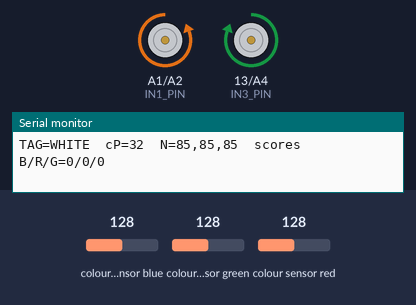
Simulated run of this sketch. Board: Arduino Uno, built with avr-gcc and run on an emulated ATmega328P. Parts: motor-driver pin pairs drawn as motors (green arrow = first pin HIGH = forward, orange = second pin HIGH = backward, longer = more drive, scaled by the enable pin), the last lines printed to the serial monitor. Wiring (inferred from the names in the program): TCS3200 colour sensor: output pin 12; S2 pin 6; S3 pin 7; S0 pin 4; S1 pin 5. Inputs (shaded band) come from the test bench; at power-on: colour sensor blue 128, colour sensor red 128, colour sensor green 128.

Above: at 2.4 s.
2.5 s: colour sensor blue set to 5
4.2 s: colour sensor red set to 133
5.7 s: colour sensor red set to 141
At 6.32 s:
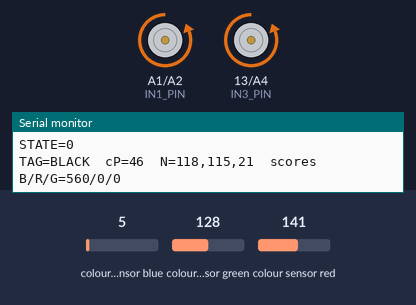
8.7 s: colour sensor green set to 5
At 8.9 s:
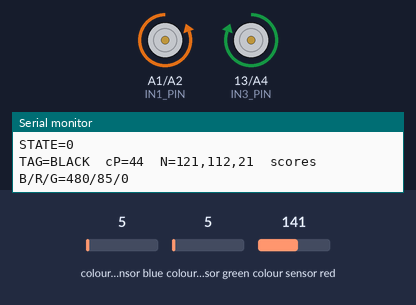
Timing chart, 0 to 11.7 s (numbered marks = the images above; inputs shaded):
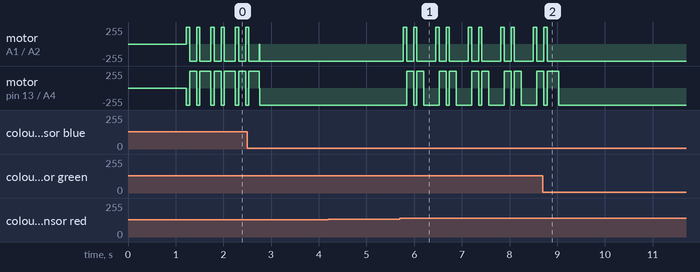

The sketch:

UtraHacks-Bot.ino
```cpp
#include <Arduino.h>

// =======================
// Pin Definitions (YOUR ORIGINAL)
// =======================
#define TRIG_PIN 8
#define ECHO_PIN 9

// TCS3200
#define S0_PIN 4
#define S1_PIN 5
#define S2_PIN 6
#define S3_PIN 7
#define OUT_PIN 12

// L298N Motor Driver
#define ENA_PIN A0
#define IN1_PIN A1
#define IN2_PIN A2
#define ENB_PIN A3
#define IN3_PIN 13
#define IN4_PIN A4

// =======================
// MOTOR INVERSION FLAGS
// =======================
#define LEFT_INVERT  1
#define RIGHT_INVERT 1

// =======================
// TCS3200 sampling
// =======================
#define SAMPLES_PER_CHANNEL 3
#define PULSE_TIMEOUT_US 20000UL

// =======================
// Movement tuning (SLOWER + LONGER MOVES)
// =======================
#define FWD_PWM 220
#define ROT_PWM 220

// How often we run one “decision”
#define CONTROL_PERIOD_MS 140

// How long we drive forward when we think we’re on the line
#define FWD_BURST_MS 220

// Scan pulses (probe left/right) — longer so it can “see”
#define SCAN_PULSE_MS 70

// After choosing left/right, how long to rotate before moving
#define STEER_BASE_MS 140
#define STEER_EXTRA_MS 140   // extra based on how much better one side is

// After steering, drive forward a bit so it actually progresses
#define FWD_AFTER_TURN_MS 240

// If we’re totally lost, rotate search this long each attempt
#define SEARCH_HOLD_MS 220

// Split detection stability
#define STABLE_MS 280

#define PRINT_PERIOD_MS 300
#define HEARTBEAT_MS 1200

// =======================
// Types
// =======================
enum ColorTag { C_UNKNOWN, C_WHITE, C_BLACK, C_RED, C_GREEN };
enum RobotState { START, FOLLOW_RED, FOLLOW_GREEN };

// =======================
// Data structs
// =======================
struct Periods { unsigned int rP, gP, bP, cP; };
struct NormRGB { int rN, gN, bN; };

// =======================
// Globals
// =======================
RobotState state = START;

unsigned long lastControl = 0;
unsigned long lastPrint = 0;
unsigned long lastHeartbeat = 0;

// White-floor baseline (auto at startup)
unsigned int whiteCP = 0;

// Stable color tracking for split
ColorTag stablePrev = C_UNKNOWN;
unsigned long stableSince = 0;

// Last search direction if lost (+1 right, -1 left)
int lastSearchDir = 1;

// =======================
// Motor control (ENA/ENB ON/OFF enable)
// =======================
static inline void enableLeft(bool on)  { digitalWrite(ENA_PIN, on ? HIGH : LOW); }
static inline void enableRight(bool on) { digitalWrite(ENB_PIN, on ? HIGH : LOW); }

void setDrive(int leftPWM, int rightPWM) {
  leftPWM  = constrain(leftPWM,  -255, 255);
  rightPWM = constrain(rightPWM, -255, 255);

  if (LEFT_INVERT)  leftPWM  = -leftPWM;
  if (RIGHT_INVERT) rightPWM = -rightPWM;

  if (leftPWM >= 0) { digitalWrite(IN1_PIN, HIGH); digitalWrite(IN2_PIN, LOW); }
  else              { digitalWrite(IN1_PIN, LOW);  digitalWrite(IN2_PIN, HIGH); }

  if (rightPWM >= 0) { digitalWrite(IN3_PIN, HIGH); digitalWrite(IN4_PIN, LOW); }
  else               { digitalWrite(IN3_PIN, LOW);  digitalWrite(IN4_PIN, HIGH); }

  enableLeft(abs(leftPWM) > 0);
  enableRight(abs(rightPWM) > 0);
}

void stopDrive() {
  enableLeft(false);
  enableRight(false);
  digitalWrite(IN1_PIN, LOW);
  digitalWrite(IN2_PIN, LOW);
  digitalWrite(IN3_PIN, LOW);
  digitalWrite(IN4_PIN, LOW);
}

void driveForward() { setDrive(FWD_PWM, FWD_PWM); }
void rotateLeft()   { setDrive(-ROT_PWM, ROT_PWM); }
void rotateRight()  { setDrive(ROT_PWM, -ROT_PWM); }

// =======================
// TCS3200 reading (period = LOW + HIGH)
// =======================
static unsigned long readLowPulse()  { return pulseIn(OUT_PIN, LOW,  PULSE_TIMEOUT_US); }
static unsigned long readHighPulse() { return pulseIn(OUT_PIN, HIGH, PULSE_TIMEOUT_US); }

static unsigned int readPeriodSample() {
  unsigned long lo = readLowPulse();
  unsigned long hi = readHighPulse();
  if (lo == 0 || hi == 0) return (unsigned int)PULSE_TIMEOUT_US;
  unsigned long period = lo + hi;
  if (period > 65535UL) period = 65535UL;
  return (unsigned int)period;
}

static unsigned int median3(bool s2, bool s3) {
  digitalWrite(S2_PIN, s2 ? HIGH : LOW);
  digitalWrite(S3_PIN, s3 ? HIGH : LOW);
  delayMicroseconds(150);

  unsigned int a[3];
  for (int i=0;i<3;i++) a[i] = readPeriodSample();

  if (a[1] < a[0]) { unsigned int t=a[0]; a[0]=a[1]; a[1]=t; }
  if (a[2] < a[1]) { unsigned int t=a[1]; a[1]=a[2]; a[2]=t; }
  if (a[1] < a[0]) { unsigned int t=a[0]; a[0]=a[1]; a[1]=t; }

  return a[1];
}

Periods readPeriods() {
  Periods p;
  p.rP = median3(false, false); // red
  p.bP = median3(false, true);  // blue (unused)
  p.gP = median3(true, true);   // green
  p.cP = median3(true, false);  // clear
  return p;
}

NormRGB normalizeRGB(const Periods &p) {
  const unsigned long K = 100000UL;
  unsigned long rI = (p.rP == 0) ? 0 : (K / p.rP);
  unsigned long gI = (p.gP == 0) ? 0 : (K / p.gP);
  unsigned long bI = (p.bP == 0) ? 0 : (K / p.bP);

  unsigned long sum = rI + gI + bI;
  if (sum == 0) sum = 1;

  NormRGB n;
  n.rN = (int)((rI * 255UL) / sum);
  n.gN = (int)((gI * 255UL) / sum);
  n.bN = (int)((bI * 255UL) / sum);
  return n;
}

// =======================
// Preset “range” logic (no manual tuning)
// =======================
// Dark tape usually -> larger clear period than white floor
static inline bool isDark(unsigned int cP) {
  // ~25% darker than baseline counts as tape-ish
  return (cP > (unsigned int)((whiteCP * 125UL) / 100UL));
}

ColorTag classifyPreset(const Periods &p, const NormRGB &n) {
  int maxGB = max(n.gN, n.bN);
  int maxRB = max(n.rN, n.bN);

  int redDom   = n.rN - maxGB;
  int greenDom = n.gN - maxRB;

  bool dark = isDark(p.cP);

  // Strong color dominance wins even if not super dark
  if (redDom > 26 && n.rN > 105)   return C_RED;
  if (greenDom > 26 && n.gN > 105) return C_GREEN;

  // Otherwise use darkness for black vs white
  if (dark) return C_BLACK;
  return C_WHITE;
}

// Stable color (for split detection)
ColorTag stableColor(ColorTag nowC) {
  unsigned long now = millis();
  if (nowC != stablePrev) {
    stablePrev = nowC;
    stableSince = now;
    return C_UNKNOWN;
  }
  if (now - stableSince >= STABLE_MS) return nowC;
  return C_UNKNOWN;
}

// =======================
// Line score (0..1000) so we can compare left vs right
// =======================
// BLACK score: how dark vs white baseline
int scoreBlack(const Periods &p) {
  if (whiteCP == 0) return 0;
  long diff = (long)p.cP - (long)whiteCP;
  // map diff up to ~80% of whiteCP into 0..1000
  long denom = (long)whiteCP * 80L / 100L;
  if (denom < 1) denom = 1;
  long s = (diff * 1000L) / denom;
  return (int)constrain(s, 0L, 1000L);
}

// RED/GREEN score: dominance + a bit of darkness help
int scoreRed(const Periods &p, const NormRGB &n) {
  int dom = n.rN - max(n.gN, n.bN);   // positive = more red
  long s = (long)(dom - 10) * 35L;    // scale into ~0..1000
  if (isDark(p.cP)) s += 120;
  return (int)constrain(s, 0L, 1000L);
}
int scoreGreen(const Periods &p, const NormRGB &n) {
  int dom = n.gN - max(n.rN, n.bN);
  long s = (long)(dom - 10) * 35L;
  if (isDark(p.cP)) s += 120;
  return (int)constrain(s, 0L, 1000L);
}

// =======================
// REAL single-sensor line follow: PROBE L / PROBE R (slow + longer turns)
// =======================
int lineScore(ColorTag followColor) {
  Periods p = readPeriods();
  NormRGB n = normalizeRGB(p);

  if (followColor == C_BLACK) return scoreBlack(p);
  if (followColor == C_RED)   return scoreRed(p, n);
  return scoreGreen(p, n);
}

void followSingleSensor(ColorTag followColor) {
  // 1) read score at current heading
  int s0 = lineScore(followColor);

  // If decent, just drive forward for a while
  if (s0 >= 520) {
    driveForward();
    delay(FWD_BURST_MS);
    return;
  }

  // 2) probe LEFT
  stopDrive();
  rotateLeft();
  delay(SCAN_PULSE_MS);
  stopDrive();
  int sL = lineScore(followColor);

  // back to center
  rotateRight();
  delay(SCAN_PULSE_MS);
  stopDrive();

  // 3) probe RIGHT
  rotateRight();
  delay(SCAN_PULSE_MS);
  stopDrive();
  int sR = lineScore(followColor);

  // back to center
  rotateLeft();
  delay(SCAN_PULSE_MS);
  stopDrive();

  int best = max(sL, sR);

  // totally lost: rotate in last direction for longer, then try again
  if (best < 160) {
    if (lastSearchDir > 0) rotateRight();
    else rotateLeft();
    delay(SEARCH_HOLD_MS);
    stopDrive();
    return;
  }

  // steer toward better side, for LONGER than before
  int diff = abs(sL - sR);
  int extra = map(diff, 0, 700, 0, STEER_EXTRA_MS);
  int turnMs = STEER_BASE_MS + extra;

  if (sL > sR) {
    lastSearchDir = -1;
    rotateLeft();
    delay(turnMs);
  } else {
    lastSearchDir = 1;
    rotateRight();
    delay(turnMs);
  }

  // then move forward noticeably
  driveForward();
  delay(FWD_AFTER_TURN_MS);
}

// =======================
// Startup: auto-white baseline
// =======================
void autoWhiteBaseline() {
  // Put robot on WHITE floor for ~1.2s after reset
  unsigned long t0 = millis();
  unsigned long sum = 0;
  int count = 0;

  while (millis() - t0 < 1200) {
    Periods p = readPeriods();
    sum += p.cP;
    count++;
    delay(25);
  }
  if (count == 0) count = 1;
  whiteCP = (unsigned int)(sum / (unsigned long)count);

  Serial.print("WHITE baseline cP=");
  Serial.println(whiteCP);
}

// =======================
// Setup / Loop
// =======================
void setup() {
  Serial.begin(115200);
  unsigned long t0 = millis();
  while (!Serial && (millis() - t0 < 1500)) {}

  Serial.println("\nBOOT: Preset single-sensor line follow (slow + longer turns)");

  // TCS3200 pins
  pinMode(S0_PIN, OUTPUT);
  pinMode(S1_PIN, OUTPUT);
  pinMode(S2_PIN, OUTPUT);
  pinMode(S3_PIN, OUTPUT);
  pinMode(OUT_PIN, INPUT);

  // 20% scaling
  digitalWrite(S0_PIN, HIGH);
  digitalWrite(S1_PIN, LOW);

  // Motor pins
  pinMode(ENA_PIN, OUTPUT);
  pinMode(IN1_PIN, OUTPUT);
  pinMode(IN2_PIN, OUTPUT);
  pinMode(ENB_PIN, OUTPUT);
  pinMode(IN3_PIN, OUTPUT);
  pinMode(IN4_PIN, OUTPUT);

  stopDrive();

  // Ultrasonic pins (unused for now)
  pinMode(TRIG_PIN, OUTPUT);
  pinMode(ECHO_PIN, INPUT);

  autoWhiteBaseline();

  // Start following BLACK until split decides RED or GREEN
  state = START;
}

void loop() {
  unsigned long now = millis();

  if (now - lastHeartbeat >= HEARTBEAT_MS) {
    Serial.print("STATE=");
    Serial.println((int)state);
    lastHeartbeat = now;
  }

  if (now - lastControl < CONTROL_PERIOD_MS) return;
  lastControl = now;

  // Read once for split detection
  Periods p = readPeriods();
  NormRGB n = normalizeRGB(p);
  ColorTag tag = classifyPreset(p, n);
  ColorTag st = stableColor(tag);

  // Debug print
  if (now - lastPrint >= PRINT_PERIOD_MS) {
    lastPrint = now;
    Serial.print("TAG=");
    Serial.print(tag == C_WHITE ? "WHITE" : tag == C_BLACK ? "BLACK" : tag == C_RED ? "RED" : tag == C_GREEN ? "GREEN" : "UNK");
    Serial.print("  cP="); Serial.print(p.cP);
    Serial.print("  N=");  Serial.print(n.rN); Serial.print(","); Serial.print(n.gN); Serial.print(","); Serial.print(n.bN);
    Serial.print("  scores B/R/G=");
    Serial.print(scoreBlack(p)); Serial.print("/");
    Serial.print(scoreRed(p,n)); Serial.print("/");
    Serial.println(scoreGreen(p,n));
  }

  // Start on black, then choose a path at split
  if (state == START) {
    followSingleSensor(C_BLACK);

    if (st == C_RED) {
      Serial.println("SPLIT -> FOLLOW RED");
      state = FOLLOW_RED;
    } else if (st == C_GREEN) {
      Serial.println("SPLIT -> FOLLOW GREEN");
      state = FOLLOW_GREEN;
    }
    return;
  }

  if (state == FOLLOW_RED) {
    followSingleSensor(C_RED);
    return;
  }

  if (state == FOLLOW_GREEN) {
    followSingleSensor(C_GREEN);
    return;
  }
}
```

Measured:
- the behaviour switches between 136 and 137 on colour sensor red (found by bisection; images 0 and 1)
- after the input at 8.7 s, motor on A1 (IN1_PIN) / A2 (IN2_PIN): goes on until 8.8 s, then stays backward 255/255
